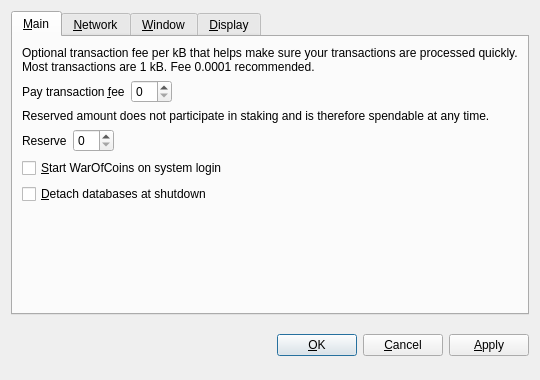
<?xml version="1.0" encoding="UTF-8"?>
<ui version="4.0">
 <class>OptionsDialog</class>
 <widget class="QDialog" name="OptionsDialog">
  <property name="geometry">
   <rect>
    <x>0</x>
    <y>0</y>
    <width>540</width>
    <height>380</height>
   </rect>
  </property>
  <property name="windowTitle">
   <string>Options</string>
  </property>
  <property name="modal">
   <bool>true</bool>
  </property>
  <layout class="QVBoxLayout" name="verticalLayout">
   <item>
    <widget class="QTabWidget" name="tabWidget">
     <property name="tabPosition">
      <enum>QTabWidget::North</enum>
     </property>
     <property name="currentIndex">
      <number>0</number>
     </property>
     <widget class="QWidget" name="tabMain">
      <attribute name="title">
       <string>&amp;Main</string>
      </attribute>
      <layout class="QVBoxLayout" name="verticalLayout_Main">
       <item>
        <widget class="QLabel" name="transactionFeeInfoLabel">
         <property name="text">
          <string>Optional transaction fee per kB that helps make sure your transactions are processed quickly. Most transactions are 1 kB. Fee 0.0001 recommended.</string>
         </property>
         <property name="textFormat">
          <enum>Qt::PlainText</enum>
         </property>
         <property name="wordWrap">
          <bool>true</bool>
         </property>
        </widget>
       </item>
       <item>
        <layout class="QHBoxLayout" name="horizontalLayoutFee">
         <item>
          <widget class="QLabel" name="transactionFeeLabel">
           <property name="text">
            <string>Pay transaction &amp;fee</string>
           </property>
           <property name="textFormat">
            <enum>Qt::PlainText</enum>
           </property>
           <property name="buddy">
            <cstring>transactionFee</cstring>
           </property>
          </widget>
         </item>
         <item>
          <widget class="WarOfCoinsAmountField" name="transactionFee"/>
         </item>
         <item>
          <spacer name="horizontalSpacerFee">
           <property name="orientation">
            <enum>Qt::Horizontal</enum>
           </property>
           <property name="sizeHint" stdset="0">
            <size>
             <width>40</width>
             <height>20</height>
            </size>
           </property>
          </spacer>
         </item>
        </layout>
       </item>
       <item>
        <widget class="QLabel" name="reserveBalanceInfoLabel">
         <property name="text">
          <string>Reserved amount does not participate in staking and is therefore spendable at any time.</string>
         </property>
         <property name="textFormat">
          <enum>Qt::PlainText</enum>
         </property>
         <property name="wordWrap">
          <bool>true</bool>
         </property>
        </widget>
       </item>
       <item>
        <layout class="QHBoxLayout" name="horizontalLayoutReserveBalance">
         <item>
          <widget class="QLabel" name="reserveBalanceLabel">
           <property name="text">
            <string>Reserve</string>
           </property>
           <property name="textFormat">
            <enum>Qt::PlainText</enum>
           </property>
           <property name="buddy">
            <cstring>reserveBalance</cstring>
           </property>
          </widget>
         </item>
         <item>
          <widget class="WarOfCoinsAmountField" name="reserveBalance"/>
         </item>
         <item>
          <spacer name="horizontalSpacerReserveBalance">
           <property name="orientation">
            <enum>Qt::Horizontal</enum>
           </property>
           <property name="sizeHint" stdset="0">
            <size>
             <width>40</width>
             <height>20</height>
            </size>
           </property>
          </spacer>
         </item>
        </layout>
       </item>
       <item>
        <widget class="QCheckBox" name="WarOfCoinsAtStartup">
         <property name="toolTip">
          <string>Automatically start WarOfCoins after logging in to the system.</string>
         </property>
         <property name="text">
          <string>&amp;Start WarOfCoins on system login</string>
         </property>
        </widget>
       </item>
       <item>
        <widget class="QCheckBox" name="detachDatabases">
         <property name="toolTip">
          <string>Detach block and address databases at shutdown. This means they can be moved to another data directory, but it slows down shutdown. The wallet is always detached.</string>
         </property>
         <property name="text">
          <string>&amp;Detach databases at shutdown</string>
         </property>
        </widget>
       </item>
       <item>
        <spacer name="verticalSpacer_Main">
         <property name="orientation">
          <enum>Qt::Vertical</enum>
         </property>
         <property name="sizeHint" stdset="0">
          <size>
           <width>20</width>
           <height>40</height>
          </size>
         </property>
        </spacer>
       </item>
      </layout>
     </widget>
     <widget class="QWidget" name="tabNetwork">
      <attribute name="title">
       <string>&amp;Network</string>
      </attribute>
      <layout class="QVBoxLayout" name="verticalLayout_Network">
       <item>
        <widget class="QCheckBox" name="mapPortUpnp">
         <property name="toolTip">
          <string>Automatically open the WarOfCoins client port on the router. This only works when your router supports UPnP and it is enabled.</string>
         </property>
         <property name="text">
          <string>Map port using &amp;UPnP</string>
         </property>
        </widget>
       </item>
       <item>
        <widget class="QCheckBox" name="connectSocks">
         <property name="toolTip">
          <string>Connect to the WarOfCoins network through a SOCKS proxy (e.g. when connecting through Tor).</string>
         </property>
         <property name="text">
          <string>&amp;Connect through SOCKS proxy:</string>
         </property>
        </widget>
       </item>
       <item>
        <layout class="QHBoxLayout" name="horizontalLayout_Network">
         <item>
          <widget class="QLabel" name="proxyIpLabel">
           <property name="text">
            <string>Proxy &amp;IP:</string>
           </property>
           <property name="textFormat">
            <enum>Qt::PlainText</enum>
           </property>
           <property name="buddy">
            <cstring>proxyIp</cstring>
           </property>
          </widget>
         </item>
         <item>
          <widget class="QValidatedLineEdit" name="proxyIp">
           <property name="maximumSize">
            <size>
             <width>140</width>
             <height>16777215</height>
            </size>
           </property>
           <property name="toolTip">
            <string>IP address of the proxy (e.g. 127.0.0.1)</string>
           </property>
          </widget>
         </item>
         <item>
          <widget class="QLabel" name="proxyPortLabel">
           <property name="text">
            <string>&amp;Port:</string>
           </property>
           <property name="textFormat">
            <enum>Qt::PlainText</enum>
           </property>
           <property name="buddy">
            <cstring>proxyPort</cstring>
           </property>
          </widget>
         </item>
         <item>
          <widget class="QLineEdit" name="proxyPort">
           <property name="maximumSize">
            <size>
             <width>55</width>
             <height>16777215</height>
            </size>
           </property>
           <property name="toolTip">
            <string>Port of the proxy (e.g. 9050)</string>
           </property>
          </widget>
         </item>
         <item>
          <widget class="QLabel" name="socksVersionLabel">
           <property name="text">
            <string>SOCKS &amp;Version:</string>
           </property>
           <property name="textFormat">
            <enum>Qt::PlainText</enum>
           </property>
           <property name="buddy">
            <cstring>socksVersion</cstring>
           </property>
          </widget>
         </item>
         <item>
          <widget class="QValueComboBox" name="socksVersion">
           <property name="toolTip">
            <string>SOCKS version of the proxy (e.g. 5)</string>
           </property>
          </widget>
         </item>
         <item>
          <spacer name="horizontalSpacer_Network">
           <property name="orientation">
            <enum>Qt::Horizontal</enum>
           </property>
           <property name="sizeHint" stdset="0">
            <size>
             <width>40</width>
             <height>20</height>
            </size>
           </property>
          </spacer>
         </item>
        </layout>
       </item>
       <item>
        <spacer name="verticalSpacer_Network">
         <property name="orientation">
          <enum>Qt::Vertical</enum>
         </property>
         <property name="sizeHint" stdset="0">
          <size>
           <width>20</width>
           <height>40</height>
          </size>
         </property>
        </spacer>
       </item>
      </layout>
     </widget>
     <widget class="QWidget" name="tabWindow">
      <attribute name="title">
       <string>&amp;Window</string>
      </attribute>
      <layout class="QVBoxLayout" name="verticalLayout_Window">
       <item>
        <widget class="QCheckBox" name="minimizeToTray">
         <property name="toolTip">
          <string>Show only a tray icon after minimizing the window.</string>
         </property>
         <property name="text">
          <string>&amp;Minimize to the tray instead of the taskbar</string>
         </property>
        </widget>
       </item>
       <item>
        <widget class="QCheckBox" name="minimizeOnClose">
         <property name="toolTip">
          <string>Minimize instead of exit the application when the window is closed. When this option is enabled, the application will be closed only after selecting Quit in the menu.</string>
         </property>
         <property name="text">
          <string>M&amp;inimize on close</string>
         </property>
        </widget>
       </item>
       <item>
        <spacer name="verticalSpacer_Window">
         <property name="orientation">
          <enum>Qt::Vertical</enum>
         </property>
         <property name="sizeHint" stdset="0">
          <size>
           <width>20</width>
           <height>40</height>
          </size>
         </property>
        </spacer>
       </item>
      </layout>
     </widget>
     <widget class="QWidget" name="tabDisplay">
      <attribute name="title">
       <string>&amp;Display</string>
      </attribute>
      <layout class="QVBoxLayout" name="verticalLayout_Display">
       <item>
        <layout class="QHBoxLayout" name="horizontalLayout_1_Display">
         <item>
          <widget class="QLabel" name="langLabel">
           <property name="text">
            <string>User Interface &amp;language:</string>
           </property>
           <property name="textFormat">
            <enum>Qt::PlainText</enum>
           </property>
           <property name="buddy">
            <cstring>lang</cstring>
           </property>
          </widget>
         </item>
         <item>
          <widget class="QValueComboBox" name="lang">
           <property name="toolTip">
            <string>The user interface language can be set here. This setting will take effect after restarting WarOfCoins.</string>
           </property>
          </widget>
         </item>
        </layout>
       </item>
       <item>
        <layout class="QHBoxLayout" name="horizontalLayout_2_Display">
         <item>
          <widget class="QLabel" name="unitLabel">
           <property name="text">
            <string>&amp;Unit to show amounts in:</string>
           </property>
           <property name="textFormat">
            <enum>Qt::PlainText</enum>
           </property>
           <property name="buddy">
            <cstring>unit</cstring>
           </property>
          </widget>
         </item>
         <item>
          <widget class="QValueComboBox" name="unit">
           <property name="toolTip">
            <string>Choose the default subdivision unit to show in the interface and when sending coins.</string>
           </property>
          </widget>
         </item>
        </layout>
       </item>
       <item>
        <widget class="QCheckBox" name="displayAddresses">
         <property name="toolTip">
          <string>Whether to show WarOfCoins addresses in the transaction list or not.</string>
         </property>
         <property name="text">
          <string>&amp;Display addresses in transaction list</string>
         </property>
        </widget>
       </item>
       <item>
        <widget class="QCheckBox" name="coinControlFeatures">
         <property name="toolTip">
          <string>Whether to show coin control features or not.</string>
         </property>
         <property name="text">
          <string>Display coin &amp;control features (experts only!)</string>
         </property>
        </widget>
       </item>
       <item>
        <spacer name="verticalSpacer_Display">
         <property name="orientation">
          <enum>Qt::Vertical</enum>
         </property>
         <property name="sizeHint" stdset="0">
          <size>
           <width>20</width>
           <height>40</height>
          </size>
         </property>
        </spacer>
       </item>
      </layout>
     </widget>
    </widget>
   </item>
   <item>
    <layout class="QHBoxLayout" name="horizontalLayout_Buttons">
     <item>
      <spacer name="horizontalSpacer_1">
       <property name="orientation">
        <enum>Qt::Horizontal</enum>
       </property>
       <property name="sizeHint" stdset="0">
        <size>
         <width>40</width>
         <height>48</height>
        </size>
       </property>
      </spacer>
     </item>
     <item>
      <widget class="QLabel" name="statusLabel">
       <property name="font">
        <font>
         <weight>75</weight>
         <bold>true</bold>
        </font>
       </property>
       <property name="text">
        <string/>
       </property>
       <property name="textFormat">
        <enum>Qt::PlainText</enum>
       </property>
       <property name="wordWrap">
        <bool>true</bool>
       </property>
      </widget>
     </item>
     <item>
      <spacer name="horizontalSpacer_2">
       <property name="orientation">
        <enum>Qt::Horizontal</enum>
       </property>
       <property name="sizeHint" stdset="0">
        <size>
         <width>40</width>
         <height>48</height>
        </size>
       </property>
      </spacer>
     </item>
     <item>
      <widget class="QPushButton" name="okButton">
       <property name="text">
        <string>&amp;OK</string>
       </property>
      </widget>
     </item>
     <item>
      <widget class="QPushButton" name="cancelButton">
       <property name="text">
        <string>&amp;Cancel</string>
       </property>
       <property name="autoDefault">
        <bool>false</bool>
       </property>
      </widget>
     </item>
     <item>
      <widget class="QPushButton" name="applyButton">
       <property name="text">
        <string>&amp;Apply</string>
       </property>
       <property name="autoDefault">
        <bool>false</bool>
       </property>
      </widget>
     </item>
    </layout>
   </item>
  </layout>
 </widget>
 <customwidgets>
  <customwidget>
   <class>WarOfCoinsAmountField</class>
   <extends>QSpinBox</extends>
   <header>WarOfCoinsamountfield.h</header>
  </customwidget>
  <customwidget>
   <class>QValueComboBox</class>
   <extends>QComboBox</extends>
   <header>qvaluecombobox.h</header>
  </customwidget>
  <customwidget>
   <class>QValidatedLineEdit</class>
   <extends>QLineEdit</extends>
   <header>qvalidatedlineedit.h</header>
  </customwidget>
 </customwidgets>
 <resources/>
 <connections/>
</ui>
